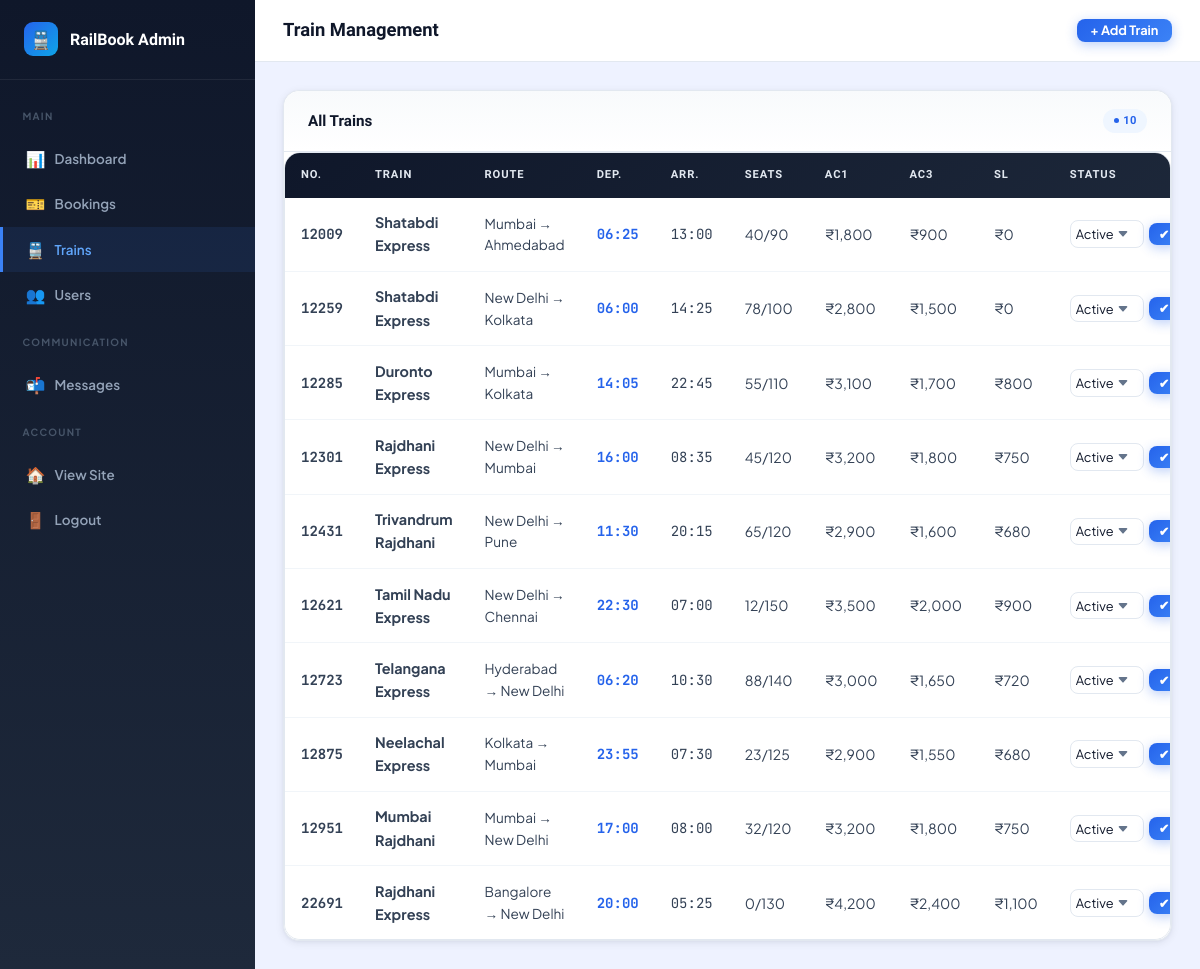
Page /admin/trains.php (signed in) on the committed database.
### tables this page shows
CREATE TABLE IF NOT EXISTS trains (
    id INT AUTO_INCREMENT PRIMARY KEY,
    train_number VARCHAR(10) NOT NULL UNIQUE,
    train_name VARCHAR(100) NOT NULL,
    from_city VARCHAR(50) NOT NULL,
    to_city VARCHAR(50) NOT NULL,
    departure_time TIME NOT NULL,
    arrival_time TIME NOT NULL,
    duration VARCHAR(20),
    total_seats INT DEFAULT 100,
    available_seats INT DEFAULT 100,
    fare_ac1 DECIMAL(10,2) DEFAULT 2500.00,
    fare_ac3 DECIMAL(10,2) DEFAULT 1200.00,
    fare_sleeper DECIMAL(10,2) DEFAULT 500.00,
    status ENUM('active','cancelled','delayed') DEFAULT 'active',
    days_of_run VARCHAR(100) DEFAULT 'Mon,Tue,Wed,Thu,Fri,Sat,Sun'
);

### admin/trains.php (the view, shortened to what this page needs)
<?php
$conn = getDB();
$trains = $conn->query("SELECT * FROM trains ORDER BY train_number")->fetch_all(MYSQLI_ASSOC);
?>
<!DOCTYPE html><html lang="en"><head><meta charset="UTF-8"><title>Trains — Admin</title><link rel="stylesheet" href="../assets/css/style.css"></head>
<body>
<div class="admin-layout">
    <aside class="sidebar">
        <div class="sidebar-logo">
            <div style="width:34px;height:34px;border-radius:9px;background:linear-gradient(135deg,#2563EB,#0EA5E9);display:flex;align-items:center;justify-content:center;font-size:1.1rem;">🚆</div>
            <span>RailBook Admin</span>
        </div>
        <nav class="sidebar-nav">
            <div class="sidebar-section">Main</div>
            <a href="index.php" class="sidebar-link"><span class="icon">📊</span>Dashboard</a>
            <a href="bookings.php" class="sidebar-link"><span class="icon">🎫</span>Bookings</a>
            <a href="trains.php" class="sidebar-link active"><span class="icon">🚆</span>Trains</a>
            <a href="users.php" class="sidebar-link"><span class="icon">👥</span>Users</a>
            <div class="sidebar-section">Communication</div>
            <a href="messages.php" class="sidebar-link"><span class="icon">📬</span>Messages</a>
            <div class="sidebar-section">Account</div>
            <a href="../index.php" class="sidebar-link"><span class="icon">🏠</span>View Site</a>
            <a href="../logout.php" class="sidebar-link"><span class="icon">🚪</span>Logout</a>
        </nav>
    </aside>
<div class="admin-main">
<div class="admin-topbar"><h3>Train Management</h3><button class="btn btn-primary btn-sm" onclick="openModal('addTrainModal')">+ Add Train</button></div>
<div class="admin-content">
<div class="card">
<div class="card-header">All Trains <span class="badge badge-info"><?= count($trains) ?></span></div>
<div class="table-wrap">
<table>
<thead><tr><th>No.</th><th>Train</th><th>Route</th><th>Dep.</th><th>Arr.</th><th>Seats</th><th>AC1</th><th>AC3</th><th>SL</th><th>Status</th><th>Actions</th></tr></thead>
<tbody>
<?php foreach($trains as $t): ?>
<tr>
<td style="font-family:'JetBrains Mono',monospace;font-weight:700;"><?= $t['train_number'] ?></td>
<td style="font-weight:700;font-size:0.9rem;"><?= htmlspecialchars($t['train_name']) ?></td>
<td style="font-size:0.85rem;"><?= htmlspecialchars($t['from_city']) ?> → <?= htmlspecialchars($t['to_city']) ?></td>
<td style="font-family:'JetBrains Mono',monospace;color:var(--c-brand);font-weight:700;"><?= date('H:i',strtotime($t['departure_time'])) ?></td>
<td style="font-family:'JetBrains Mono',monospace;"><?= date('H:i',strtotime($t['arrival_time'])) ?></td>
<td><?= $t['available_seats'] ?>/<?= $t['total_seats'] ?></td>
<td>₹<?= number_format($t['fare_ac1'],0) ?></td>
<td>₹<?= number_format($t['fare_ac3'],0) ?></td>
<td>₹<?= number_format($t['fare_sleeper'],0) ?></td>
<td>
<form method="POST" style="display:flex;gap:0.3rem;align-items:center;">
<select name="status" class="form-control" style="padding:0.3rem;font-size:0.8rem;width:auto;">
<option value="active" <?= $t['status']==='active'?'selected':'' ?>>Active</option>
</select>
<button type="submit" name="update_train_status" class="btn btn-sm btn-primary" style="padding:0.3rem 0.6rem;">✔</button>
</form>
</td>
</tr>
<?php endforeach; ?>
</tbody>
</table>
</div>
</div>
</div>
</div>
</div>
</body></html>

### rows in the picture
trains: train_number "12009", train_name "Shatabdi Express", from_city "Mumbai", to_city "Ahmedabad", departure_time "06:25", arrival_time "13:00", available_seats "40", total_seats "90", fare_ac1 "1,800", fare_ac3 "900", fare_sleeper "0", status "Active"
trains: train_number "12259", train_name "Shatabdi Express", from_city "New Delhi", to_city "Kolkata", departure_time "06:00", arrival_time "14:25", available_seats "78", total_seats "100", fare_ac1 "2,800", fare_ac3 "1,500", fare_sleeper "0", status "Active"
trains: train_number "12285", train_name "Duronto Express", from_city "Mumbai", to_city "Kolkata", departure_time "14:05", arrival_time "22:45", available_seats "55", total_seats "110", fare_ac1 "3,100", fare_ac3 "1,700", fare_sleeper "800", status "Active"
trains: train_number "12301", train_name "Rajdhani Express", from_city "New Delhi", to_city "Mumbai", departure_time "16:00", arrival_time "08:35", available_seats "45", total_seats "120", fare_ac1 "3,200", fare_ac3 "1,800", fare_sleeper "750", status "Active"
trains: train_number "12431", train_name "Trivandrum Rajdhani", from_city "New Delhi", to_city "Pune", departure_time "11:30", arrival_time "20:15", available_seats "65", total_seats "120", fare_ac1 "2,900", fare_ac3 "1,600", fare_sleeper "680", status "Active"
trains: train_number "12621", train_name "Tamil Nadu Express", from_city "New Delhi", to_city "Chennai", departure_time "22:30", arrival_time "07:00", available_seats "12", total_seats "150", fare_ac1 "3,500", fare_ac3 "2,000", fare_sleeper "900", status "Active"
trains: train_number "12723", train_name "Telangana Express", from_city "Hyderabad", to_city "New Delhi", departure_time "06:20", arrival_time "10:30", available_seats "88", total_seats "140", fare_ac1 "3,000", fare_ac3 "1,650", fare_sleeper "720", status "Active"
trains: train_number "12875", train_name "Neelachal Express", from_city "Kolkata", to_city "Mumbai", departure_time "23:55", arrival_time "07:30", available_seats "23", total_seats "125", fare_ac1 "2,900", fare_ac3 "1,550", fare_sleeper "680", status "Active"
trains: train_number "12951", train_name "Mumbai Rajdhani", from_city "Mumbai", to_city "New Delhi", departure_time "17:00", arrival_time "08:00", available_seats "32", total_seats "120", fare_ac1 "3,200", fare_ac3 "1,800", fare_sleeper "750", status "Active"
trains: train_number "22691", train_name "Rajdhani Express", from_city "Bangalore", to_city "New Delhi", departure_time "20:00", arrival_time "05:25", available_seats "0", total_seats "130", fare_ac1 "4,200", fare_ac3 "2,400", fare_sleeper "1,100", status "Active"

### other values in the picture
count($trains) "10"
